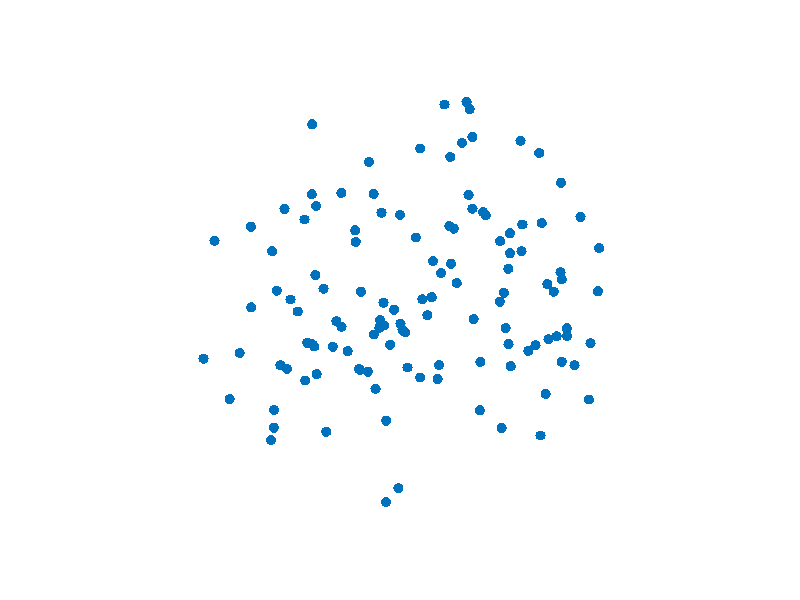

Write MATLAB code to recreate this figure. (Note: this script raises an error after producing the figure.)
%% This is a scratch pad for the calculation of the forces from the
%distances. It relies heavily on the 'pdist' function in order to calculate
%the pairwise differences in the positional matrix.

%The code currently is for a square matrix of set A to set B, it will not
%work for a matrix of interconnected nodes without slight modification to
%the next few sections.

%% Here is where the connectivity matrix is calculated

%The number of nodes needs to be explicitly stated.
nodeNum=120;
%Declare the square matrix containing set A -> set B connectivity.
load('testMatBig.csv');
firstFrame=testMatBig;
%making a list of the synapses from the square matrix.
fullsynlist=zeros((nodeNum/2)^2,3);
%This is importing the data from Josh
% load('saveCon.mat');
% firstFrame=saveCon(:,:,59);
%This takes the syn values from the square matrix and puts them into the
%list format.
for f=1:(nodeNum/2)
    for g=1:(nodeNum/2)
        fullsynlist(((f-1)*(nodeNum/2))+g,:)=[f g firstFrame(f,g)];
    end
end
%Adding number to half the nodes for unique indices
fullsynlist(:,2)=fullsynlist(:,2)+(nodeNum/2);
%get a list of the non-zero connections for drawing lines later.
conListReal=fullsynlist(fullsynlist(:,3)~=0,:);
%Get a trimmed list that only includes the IDs of the syn parts.
fullsynlist_trm=(fullsynlist(:,1:2));
%create the nodeList that will be used for the rest of the script
nodeList = unique(fullsynlist_trm(:,:));
%get the total number of nodes
nodeNum = length(nodeList);
%get the unique connection rows (pre post). 
uniqueConn = unique(fullsynlist_trm,'rows');
%make a pairwise list of possible synapses. All of them.
nodeListCombArray = nchoosek(nodeList,2);
%Comment one of the following two lines, depending on whether the node IDs
%are the same as the indices.
% nodeListCombArrayInd = nchoosek(1:length(nodeList),2);
nodeListCombArrayInd = nodeListCombArray;

% %% This is a slow way to make a connectivity matrix
% % Be careful with this. It destroys the directionality of synapses.
% fullsynlist_trm_ord=fullsynlist_trm;
% %go through and sort each of the synapses so that the smaller index is
% %first.
% for s=1:length(fullsynlist_trm_ord)
%     fullsynlist_trm_ord(s,:)=sort(fullsynlist_trm_ord(s,:));
% end
% 
% [synList,b,c]=unique(fullsynlist_trm_ord,'rows');
% f=histc(c,1:numel(b));
% synHist=[synList f];

% %% This part is completely mad.
% 
% %Get the number of synapses for each of those
% %WARNING: THIS LOOP TAKES ABOUT 10 MINUTES TO RUN. CONSIDER PARALLELIZATION
% %OR CHANGING THE APPROACH.
% connDist=[nodeListCombArray nodeListCombArrayInd zeros(length(nodeListCombArray),1)];
% tic
% for n=1:length(fullsynlist_trm_ord)
%     %order the cells for matching the array. WARNING: THIS DESTROYS DIRECTION OF
%     %SYNAPTIC CONTACT!!
%     matchSyn = sort(fullsynlist_trm_ord(n,:));
%     connDist(ismember(connDist(:,1:2),matchSyn,'rows'),5)=(connDist(ismember(connDist(:,1:2),matchSyn,'rows'),5)+1);
% %     connDist(n,3)=sum(ismember(fullsynlist_trm,nodeListCombArray(n,:),'rows'));
% end
% connDist(:,2)=connDist(:,2)-(nodeNum/2);
% 
% toc

%% This is particular to Josh's data format. I need to put the conn strengths into the connDist
%create the con strength array.
connDistDist=zeros(length(nodeListCombArray),1);
%fill up the array with the strengths of the connections
tic
for f=1:(nodeNum/2)
    %The second synapse
    for g=1:(nodeNum/2)
        connDistDist( (((nodeNum-2)*(f-1))-sum(1:(f-2))+(nodeNum/2)+g-1) ,1)=firstFrame(f,g);        
    end
%     disp(toc);
end
toc

%% Set up the dimensions and such

%set the number of dimensions
dimensions = 6;
%set up some random positions for everything
posMat=rand(length(nodeList),dimensions).*100;

%% This is where the static and dynamic nodes are defined

nodeListStatic=[];
nodeListNoForce=[];

%% Prams for the loop

%Note on constants: (Cr/Cc)^(1/3)=optimum distance.
repConst = 5000;
conConst = 1;
Rreducer = 100;
Creducer = 100;
speedGov = 100;
jitScale = 2;
jitMod = 2;

%parameters for the repPulse
repPulseBool = 1;
repPulseMult = 100;
repPulseMod = 225;

%plotting paramaters
plotMod = 1;
frameCount = 1000;
plotBool=1;
writeBool=1;
lineBool=1;
turnDeg=0;
%remove all connections under this percentile
lineDistCut=33;
%draw lines for every Nth neuron
%can use things like "round((nodeNum/2)/10,0)"
lineNeurPerc=1;
%save the fig files and how often?
figSaveBool=0;
figMod=250;

%does the simulation pause every N frames and spin in a 360 to show the
%figure? Does it draw the lines during this time?
spinBool=1;
spinDeg=9;
spinLineBool=1;
%spinMod should be a multiple of the plotMod
spinMod=200;

%start the graph
figure('Position',[100 100 800 600]);
g=gca();
g=scatter3(posMat(:,1),posMat(:,2),posMat(:,3),500,'.k');
hold on;
axis off;
axis vis3d;
drawnow;

%initiate the other things
i=1;
jpglist={};
logfile='timeLog.txt';
debug=0;

conListBig=conListReal(conListReal(:,3)>prctile(conListReal(:,3),lineDistCut),:);
colormap(parula);
testColor=ind2rgb((conListBig(:,3).*(1/(round(max(conListBig(:,3)),5)))),jet);

%copypasta
C = colormap;  % Get the figure's colormap.
L = size(C,1);
% Scale the matrix to the range of the map.
Gs = round(interp1(linspace(min(conListBig(:,3)),max(conListBig(:,3)),L),1:L,conListBig(:,3)));
testColor = reshape(C(Gs,:),[size(Gs) 3]);


% log=fopen(logfile,'w');
% fprintf(log,'Time for each step in wave2\n');
% fclose(log);

%set up the video file for recording
if writeBool==1
    vidObj=VideoWriter('testing4.avi');
    vidObj.FrameRate=15;
    open(vidObj);
end

%% Loop

for frame=1:frameCount
%     tic;
    fprintf('%i\n',frame);
    %get a new matrix started to put the new positions into
    oldPosMat=posMat;
    %get the distances and squared distances
    dist=pdist(oldPosMat,'euclidean')';
    distSq=pdist(oldPosMat,'squaredeuclidean')';
    distCb=dist.*distSq;

    parfor ndim=1:dimensions
        
        %Get the positions, slice for the parfor
        currDimPos=oldPosMat(:,ndim);
        %calculate the differences in positions for all of them.
        % Note: this is a potential slow spot because I power and compare
        % and all that.
        currDispArray = (-1).*((-1).^(currDimPos(nodeListCombArrayInd(:,1),:)<currDimPos(nodeListCombArrayInd(:,2),:)).*(pdist(currDimPos,'euclidean')'));
        %Get the repulsive forces
        if repPulseBool==1 && mod(frame,repPulseMod)==0
            repConstTemp=repConst*repPulseMult;
        else
            repConstTemp=repConst;
        end
        currRepForceArray = (repConstTemp.*(-currDispArray)./distCb);
        currRepForceArray(currRepForceArray>500,:)=500;
        currRepForceArray(currRepForceArray<(-500),:)=(-500);
        %Get the connective forces
        currAttForceArray = currDispArray.*connDistDist.*conConst;
        currAttForceArray(currAttForceArray>500,:)=500;
        currAttForceArray(currAttForceArray<(-500),:)=(-500);
        %Get the net force
        currNetForceArray=currRepForceArray-currAttForceArray;
        deltaDimArray=currRepForceArray+currAttForceArray;
        %speedGoc is a stand-in for actual dynamic oscillation and
        %freak-out control.
        deltaDimArray=deltaDimArray./speedGov;
        %Josh's wizardry to get the lists back to a square.
        sqrInd = sub2ind([nodeNum nodeNum],nodeListCombArrayInd(:,1),nodeListCombArrayInd(:,2));
        con = zeros(nodeNum,nodeNum); 
        con(sqrInd) = deltaDimArray(:,:); %connDistDist(:,:);
        %gotta invert to get the other part of the matrix
        con=con-con';
        %get the sum of the position changes.
        deltaDimPos=sum(con,2);
        
        % Diagnostics
        if debug==1
            repSquare=zeros(nodeNum,nodeNum);
            conSquare=zeros(nodeNum,nodeNum);
            netSquare=zeros(nodeNum,nodeNum);
            repSquare(sqrInd)=currRepForceArray(:,:);
            conSquare(sqrInd)=currAttForceArray(:,:);
            netSquare(sqrInd)=currNetForceArray(:,:);
            repSquare=repSquare-repSquare';
            conSquare=conSquare-conSquare';
            netSquare=netSquare-netSquare';

            HeatMap(repSquare)
            HeatMap(conSquare)
            HeatMap(netSquare)
        end
        
        
        % write the output to the posMat
        
        posMat(:,ndim)=currDimPos+deltaDimPos;
        

    end
    
    %Here is the jitter
    
    if mod(frame,jitMod)==0
%         tic
        jitMat=rand(nodeNum,dimensions).*jitScale;
        posMat=posMat+jitMat;
%         toc
    end
    
%     log=fopen(logfile,'a');
%     fprintf(log,'frame %i - calcsDone: %s\r\n',frame,num2str(toc,'%.3f'));
%     fclose(log);

    if mod(frame,plotMod)==0 && plotBool==1
        cla(g);
%         tic
%         colormap(hsv);
        g=scatter3(posMat(:,1),posMat(:,2),posMat(:,3),500,'.k'); %posMat(:,4),
%         h=scatter3(posMat(7,1),posMat(7,2),posMat(7,3),1000,'.r');
        if lineBool==1 || (mod(frame,spinMod)==0 && spinLineBool==1)
%             testColor=ind2rgb((conListBig(:,3).*(1/(round(max(conListBig(:,3)),5)))),jet);
            for l=1:(nodeNum/2)
                if mod(l,lineNeurPerc)==0
                    preID=nodeList(l,:);
                    synList=conListBig(conListBig(:,1)==preID,:);
                    plotCol=testColor(conListBig(:,1)==preID,:,:);
                    for s=1:length(synList(:,1))
                        pre=(synList(s,1));
                        post=(synList(s,2));
                        prepos=posMat(pre,:);
                        postpos=posMat(post,:);
                        prePostPos=[prepos ; postpos];
                        g=line(prePostPos(:,1),prePostPos(:,2),prePostPos(:,3),'Color',plotCol(s,:),'LineWidth',1);  %conListReal(l,3),

                    end
                end
                        %post=conListBig(l,2);
                %shortened this to just use the indices that I have. Need
                %to make some from IDs if ID~=index.
            end
        end
        if mod(frame,plotMod*10)==0
            axis tight;
        end
        drawnow;
        camorbit(turnDeg,0,'data',[0,1,0])
        if figSaveBool==1 && mod(frame,figMod)==0
            figname=sprintf('figFile_frame_%i',frame);
            csvwrite(sprintf('figPos_frame_%i',frame),posMat);
            savefig(figname);
            matName=sprintf('posMat_frame_%i',frame);
            save(matName,'posMat');
        end         
        if writeBool==1
            writeVideo(vidObj,getframe(gcf));
        end
        
        if spinBool==1 && mod(frame,spinMod)==0
            axis vis3d;
            figCol=gcf;
            figCol.Color=[0.80 0.80 1];
            for sp=1:(720/spinDeg)
                camorbit(spinDeg,spinDeg*0.5,'data',[0,1,0])
                drawnow;
                writeVideo(vidObj,getframe(gcf));
            end
            figCol.Color=[0.94 0.94 0.94];
        end
%         log=fopen(logfile,'a');
%         fprintf(log,'frame %i - plotsDone: %s\r\n',frame,num2str(toc,'%.3f'));
%         fclose(log);
    end
end

close(vidObj);

if writeBool==1000
    writerObj = VideoWriter('testout2.avi');
    writerObj.FrameRate=15;
    open(writerObj);
    % pnglist2=string(pnglist);
    for K = 1 : length(jpglist)
      filename = jpglist{K};
    %   fnstr=cellstr(filename);
      thisimage = imread(filename);
      writeVideo(writerObj, thisimage);
    end
    
    close(g);
    close(writerObj);
end

%% This is for speed testing

% 'Just pdist'
% tic
%     nodeListCombArray = nchoosek(nodeList,2);
%     nodeListCombArrayInd = nchoosek(1:length(nodeList),2);    
%     dist=pdist(oldPosMat,'euclidean')';
%     distSq=pdist(oldPosMat,'squaredeuclidean')';
%     distCb=dist.*distSq;
% toc
% 
% %Including the indices takes about 0.03 seconds extra
% 'Pdist plus indices'
% tic
%     nodeListCombArray = nchoosek(nodeList,2);
%     nodeListCombArrayInd = nchoosek(1:length(nodeList),2);
%     disArray = [nodeListCombArrayInd nodeListCombArray pdist(posMat,'euclidean')'];
%     disArraySq = [nodeListCombArrayInd nodeListCombArray pdist(posMat,'squaredeuclidean')'];
%     disArrayCb = [nodeListCombArrayInd nodeListCombArray disArray(:,5).*disArraySq(:,5)];
% toc
% 
% 




